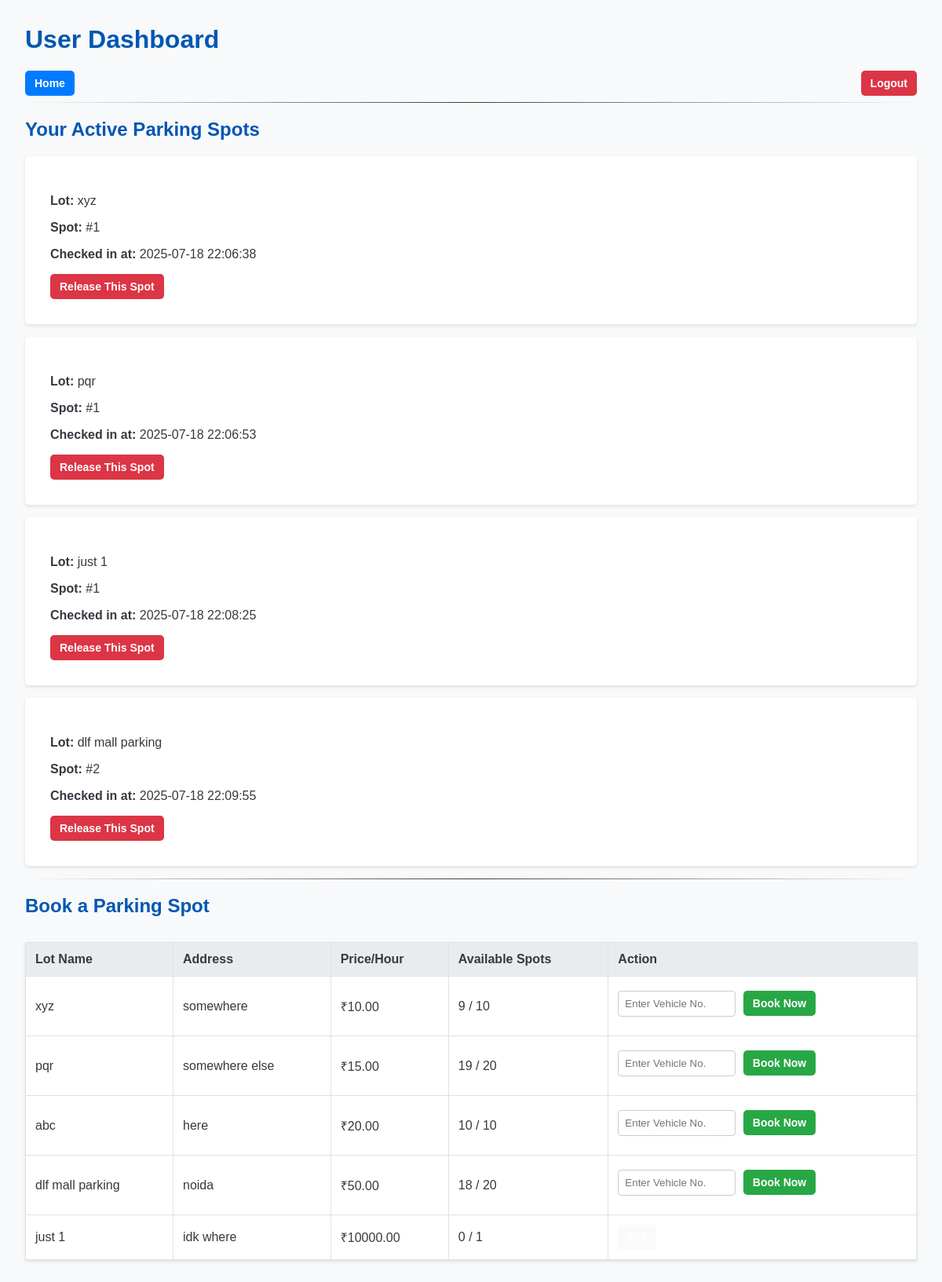
/dashboard (signed in), run on the app's committed database.
### models/models.py (models this page shows)
class Booking(db.Model):
    __tablename__ = 'bookings'
    id = db.Column(db.Integer, primary_key=True)
    vehicle_number = db.Column(db.String(20), nullable=False)
    check_in_time = db.Column(db.DateTime, nullable=False, default=datetime.utcnow)
    check_out_time = db.Column(db.DateTime, nullable=True)
    total_cost = db.Column(db.Float, nullable=True)
    user_id = db.Column(db.Integer, db.ForeignKey('users.id'), nullable=False)
    spot_id = db.Column(db.Integer, db.ForeignKey('parking_spots.id'), nullable=False)

class ParkingLot(db.Model):
    __tablename__ = 'parking_lots'
    id = db.Column(db.Integer, primary_key=True)
    name = db.Column(db.String(100), nullable=False)
    address = db.Column(db.String(200), nullable=False)
    pincode = db.Column(db.String(10), nullable=False)
    price_per_hour = db.Column(db.Float, nullable=False)
    capacity = db.Column(db.Integer, nullable=False)
    spots = db.relationship('ParkingSpot', backref='parking_lot', lazy=True, cascade="all, delete-orphan")

class ParkingSpot(db.Model):
    __tablename__ = 'parking_spots'
    id = db.Column(db.Integer, primary_key=True)
    spot_number = db.Column(db.Integer, nullable=False)
    status = db.Column(db.String(1), default='A', nullable=False)
    lot_id = db.Column(db.Integer, db.ForeignKey('parking_lots.id'), nullable=False)
    bookings = db.relationship('Booking', backref='parking_spot', lazy=True)

### app.py (the view)
@app.route('/dashboard')
def user_dashboard():
    user_id = session.get('user_id')
    if not user_id:
        return redirect(url_for('login'))
    active_bookings = Booking.query.filter_by(user_id=user_id, check_out_time=None).all()
    lots = ParkingLot.query.all()
    for lot in lots:
        lot.available_spots = ParkingSpot.query.filter_by(lot_id=lot.id, status='A').count()
    return render_template('user_dashboard.html', lots=lots, active_bookings=active_bookings)

### templates/user_dashboard.html (shortened to what this page needs)
<!DOCTYPE html>
<html lang="en">
<head>
    <link rel="stylesheet" href="{{ url_for('static', filename='css/styles.css') }}">
</head>
<body>
    <h1>User Dashboard</h1>
    <div>
        <a href ="{{ url_for('index') }}" class="btn btn-primary">Home</a>
        <a href="{{ url_for('logout') }}" class="btn btn-danger" style="float:right;">Logout</a>
    </div>
    <hr>
    <h2>Your Active Parking Spots</h2>
    {% if active_bookings %}
        {% for booking in active_bookings %}
        <div class="card-form" style="margin-bottom: 1em;">
            <p><strong>Lot:</strong> {{ booking.parking_spot.parking_lot.name }}</p>
            <p><strong>Spot:</strong> #{{ booking.parking_spot.spot_number }}</p>
            <p><strong>Checked in at:</strong> {{ booking.check_in_time.strftime('%Y-%m-%d %H:%M:%S') }}</p>
            <form action="{{ url_for('release_spot', booking_id=booking.id) }}" method="POST">
                <button type="submit" class="btn btn-danger">Release This Spot</button>
            </form>
        </div>
        {% endfor %}
    {% else %}
        <p>You have no active parking spots.</p>
    {% endif %}
    <hr>
    <h2>Book a Parking Spot</h2>
    <table>
        <thead>
            <tr>
                <th>Lot Name</th>
                <th>Address</th>
                <th>Price/Hour</th>
                <th>Available Spots</th>
                <th>Action</th>
            </tr>
        </thead>
        <tbody>
            {% for lot in lots %}
            <tr>
                <td>{{ lot.name }}</td>
                <td>{{ lot.address }}</td>
                <td>₹{{ '%.2f'|format(lot.price_per_hour) }}</td>
                <td>{{ lot.available_spots }} / {{ lot.capacity }}</td>
                <td>
                    {% if lot.available_spots > 0 %}
                        <form action="{{ url_for('book_spot', lot_id=lot.id) }}" method="POST">
                            <input type="text" name="vehicle_number" placeholder="Enter Vehicle No." required style="width: 150px; display: inline-block; margin-right: 5px;">
                            <button type="submit" class="btn btn-success">Book Now</button>
                        </form>
                    {% else %}
                        <button class="btn" disabled>Full</button>
                    {% endif %}
                </td>
            </tr>
            {% endfor %}
        </tbody>
    </table>
</body>
</html>

### static/css/styles.css (style rules this page uses)
body { font-family: sans-serif; margin: 2em; background-color: #f8f9fa; color: #343a40; }
h1, h2 { color: #0056b3; }
hr { border: 0; height: 1px; background-image: linear-gradient(to right, rgba(0, 0, 0, 0), rgba(0, 0, 0, 0.75), rgba(0, 0, 0, 0)); }
table { width: 100%; border-collapse: collapse; margin-top: 2em; background-color: white; box-shadow: 0 2px 4px rgba(0,0,0,0.1); }
th, td { border: 1px solid #dee2e6; padding: 12px; text-align: left; }
th { background-color: #e9ecef; }
.card-form { background-color: white; padding: 2em; border-radius: 5px; box-shadow: 0 2px 4px rgba(0,0,0,0.1); }
input[type="text"], input[type="number"], input[type="email"], input[type="password"] { width: 100%; padding: 8px; margin: 6px 0 12px 0; display: inline-block; border: 1px solid #ccc; border-radius: 4px; box-sizing: border-box; }
.btn { padding: 8px 12px; border-radius: 5px; border: none; cursor: pointer; font-weight: bold; color: white; text-decoration: none; font-size: 14px; display: inline-block; }
.btn-primary { background-color: #007bff; }
.btn-danger { background-color: #dc3545; }
.btn-success { background-color: #28a745; }

### data on the page
Booking: parking_spot.parking_lot.name "xyz", parking_spot.spot_number "1", check_in_time "2025-07-18 22:06:38"
Booking: parking_spot.parking_lot.name "pqr", parking_spot.spot_number "1", check_in_time "2025-07-18 22:06:53"
Booking: parking_spot.parking_lot.name "just 1", parking_spot.spot_number "1", check_in_time "2025-07-18 22:08:25"
Booking: parking_spot.parking_lot.name "dlf mall parking", parking_spot.spot_number "2", check_in_time "2025-07-18 22:09:55"
ParkingLot: name "xyz", address "somewhere", price_per_hour "10.00", available_spots "9", capacity "10"
ParkingLot: name "pqr", address "somewhere else", price_per_hour "15.00", available_spots "19", capacity "20"
ParkingLot: name "abc", address "here", price_per_hour "20.00", available_spots "10", capacity "10"
ParkingLot: name "dlf mall parking", address "noida", price_per_hour "50.00", available_spots "18", capacity "20"
ParkingLot: name "just 1", address "idk where", price_per_hour "10000.00", available_spots "0", capacity "1"
